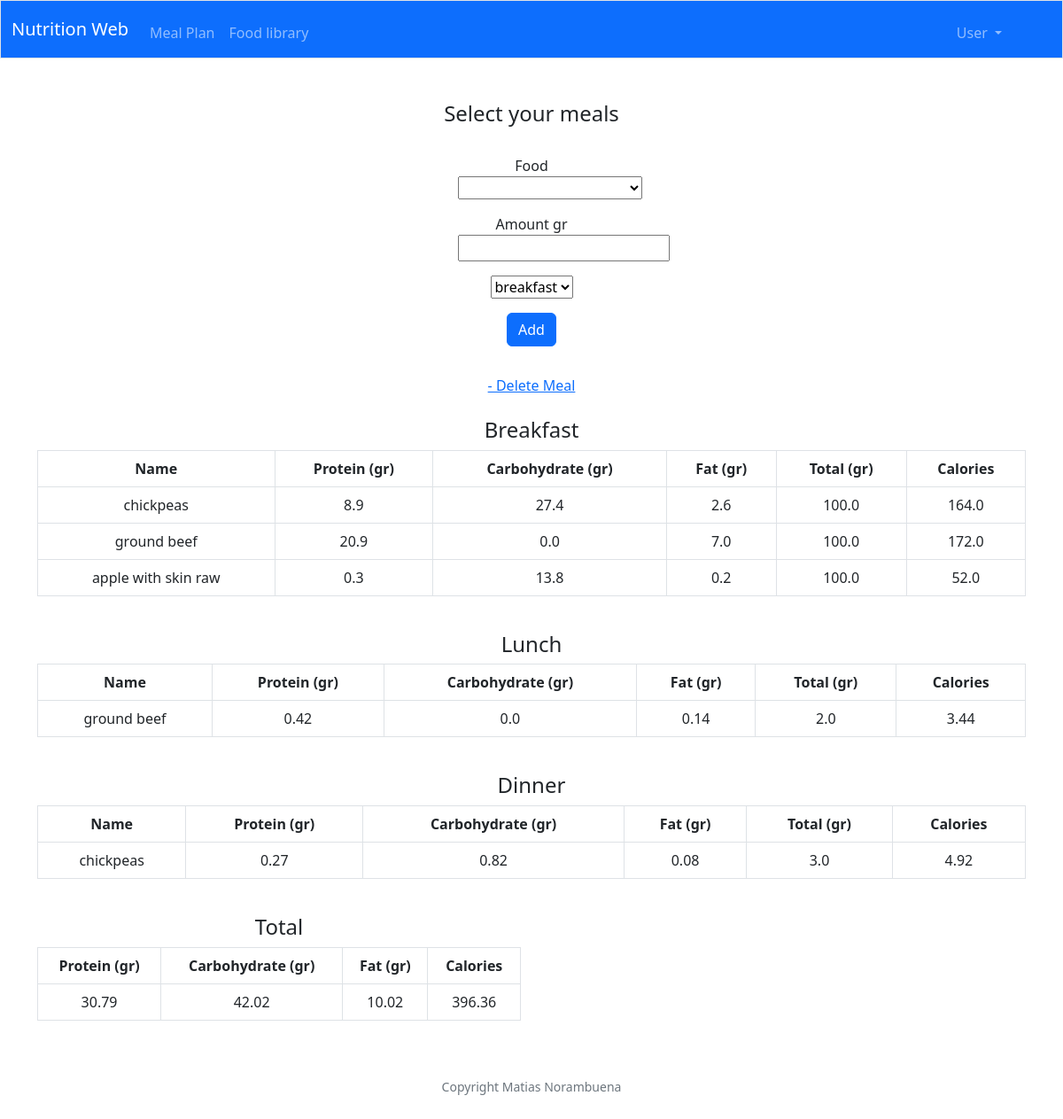
Page /mealplan (signed in) on the committed database.
### tables this page shows
CREATE TABLE "food"
(
    id                    INTEGER     not null
        constraint key_name
            primary key autoincrement,
    name                  varchar(20) not null,
    protein_gr            varchar(4)  not null,
    total_carbohydrate_gr varchar(4)  not null,
    total_fat_gr          varchar(4)  not null,
    calcium_gr            varchar(4)  not null,
    potassium_gr          varchar(4)  not null,
    alcohol_gr            varchar(4)  not null,
    iron_gr               varchar(4)  not null,
    vitamin_a_gr          varchar(4)  not null,
    vitamin_c_gr          varchar(4)  not null,
    caffeine_gr           varchar(4)  not null,
    calories              varchar(4)  not null
);

### app.py (the view)
@app.route("/mealplan", methods=["GET", "POST"])
@login_required
def mealplan():
    if request.method == "POST":
        name = request.form.get("food")
        if not name or name == '':
            return render_template("apologyze.html", message="must provide a food")
        name_clean = name.replace("+", " ")
        type = request.form.get("type")
        if not type or type == '':
            return render_template("apologyze.html", message="must provide the field To")
        amount = request.form.get("amount")
        message = validate_nutrient(amount, "amount")
        if message:
            return render_template("apologyze.html", message=message)
        food_data = db.execute("SELECT * FROM food where name=?", (name_clean,)).fetchall()
        db.execute("INSERT INTO meals (user_id, food_id, type, amount_gr) VALUES(?,?,?,?)", (session["user_id"],
                                                                                             food_data[0]["id"],
                                                                                             type,
                                                                                             amount.replace(".", ",")))
        return redirect("/mealplan")
    else:
        breakfasts = db.execute(
            "select a.name as name, CAST(a.protein_gr as decimal)*(b.amount_gr/100.0) as protein,"
            " CAST(a.total_carbohydrate_gr as decimal)*(b.amount_gr/100.0) as carbohydrate,"
            " CAST(a.total_fat_gr as decimal)*(b.amount_gr/100.0) as fat, CAST(b.amount_gr as decimal) as amount,"
            " CAST(a.calories as decimal)*(b.amount_gr/100.0) as calories from food a,"
            " meals b where a.id = b.food_id and user_id = ? and "
            "type = 'breakfast'", (session["user_id"],)).fetchall()
        lunchs = db.execute(
            "select a.name as name, CAST(a.protein_gr as decimal)*(b.amount_gr/100.0) as protein,"
            " CAST(a.total_carbohydrate_gr as decimal)*(b.amount_gr/100.0) as carbohydrate,"
            " CAST(a.total_fat_gr as decimal)*(b.amount_gr/100.0) as fat, CAST(b.amount_gr as decimal) as amount,"
            " CAST(a.calories as decimal)*(b.amount_gr/100.0) as calories from food a,"
            " meals b where a.id = b.food_id and user_id = ? and "
            "type = 'lunch'", (session["user_id"],)).fetchall()
        dinners = db.execute(
            "select a.name as name, CAST(a.protein_gr as decimal)*(b.amount_gr/100.0) as protein,"
            " CAST(a.total_carbohydrate_gr as decimal)*(b.amount_gr/100.0) as carbohydrate,"
            " CAST(a.total_fat_gr as decimal)*(b.amount_gr/100.0) as fat, CAST(b.amount_gr as decimal) as amount,"
            " CAST(a.calories as decimal)*(b.amount_gr/100.0) as calories from food a,"
            " meals b where a.id = b.food_id and user_id = ? and "
            "type = 'dinner'", (session["user_id"],)).fetchall()
        totals = db.execute("select sum(CAST(a.protein_gr as decimal)*(b.amount_gr/100.0)) as protein,"
                            " sum(CAST(a.total_carbohydrate_gr as decimal)*(b.amount_gr/100.0)) as carbohydrate,"
                            " sum(CAST(a.total_fat_gr as decimal)*(b.amount_gr/100.0)) as fat,"
                            " sum(CAST(a.calories as decimal)*(b.amount_gr/100.0)) as calories from food a,"
                            " meals b where a.id = b.food_id and user_id = ?", (session["user_id"],)).fetchall()
        foods = db.execute("SELECT * FROM food").fetchall()
        return render_template("mealplan.html", foods=foods, breakfasts=breakfasts, dinners=dinners, lunchs=lunchs,
                               totals=totals)

### app.py (called while the page is built)
def dict_factory(cursor, row):
    d = {}
    for idx, col in enumerate(cursor.description):
        d[col[0]] = row[idx]
    return d

### login_helper.py (called while the page is built)
def login_required(f):
    @wraps(f)
    def decorated_function(*args, **kwargs):
        if session.get("user_id") is None:
            return redirect("/login")
        return f(*args, **kwargs)
    return decorated_function

### templates/mealplan.html (shortened to what this page needs)
{% extends "layout.html" %}
{% block main %}
    <h4>Select your meals</h4>
    <br>
    <div class="container">
        <form action="/mealplan" method="post">
            <row class="row justify-content-center">
                <div class="form-group col-2">
                    <div class="mb-3">
                        <div class="col mb-3">
                            <label for="selectfood">Food</label>
                            <select class="custom-select mr-sm-2" id="selectfood" name="food">
                                <option selected></option>
                                {% for food in foods %}
                                    <option value="{{ food["name"] }}">{{ food["name"] }}</option>
                                {% endfor %}
                            </select>
                        </div>
                        <div class="col mb-3">
                            <label for="amount">Amount gr</label>
                            <input type="text" id="amount" name="amount">
                        </div>
                        <div class="col mb-3">
                            <select class="custom-select mr-sm-2" id="selecttype" name="type">
                                <option value="breakfast">breakfast</option>
                            </select>
                        </div>
                    </div>
                    <div class="mb-2">
                        <button type="submit" class="btn btn-primary">Add</button>
                    </div>
                    <br>
                    <a href="/deletemeal" class="link-primary"> - Delete Meal</a>
                </div>
            </row>
        </form>
    </div>
    <div class="container">
        <br>
        <h4>Breakfast</h4>
        <row class="mb-2">
            <table class="table table-bordered">
                <thead>
                <tr>
                    <th>Name</th>
                    <th>Protein (gr)</th>
                    <th>Carbohydrate (gr)</th>
                    <th>Fat (gr)</th>
                    <th>Total (gr)</th>
                    <th>Calories</th>
                </tr>
                </thead>
                <tbody>
                {% for breakfast in breakfasts %}
                    <tr>
                        <td>{{ breakfast["name"] }}</td>
                        <td>{{ '%0.2f'|format(breakfast["protein"])|float }}</td>
                        <td>{{ '%0.2f'|format(breakfast["carbohydrate"])|float }}</td>
                        <td>{{ '%0.2f'|format(breakfast["fat"])|float }}</td>
                        <td>{{ '%0.2f'|format(breakfast["amount"])|float }}</td>
                        <td>{{ '%0.2f'|format(breakfast["calories"])|float }}</td>
                    </tr>
                {% endfor %}
                </tbody>
            </table>
        </row>
    </div>
    <div class="container">
        <br>
        <h4>Lunch</h4>
        <row class="mb-2">
            <table class="table table-bordered">
                <thead>
                <tr>
                    <th>Name</th>
                    <th>Protein (gr)</th>
                    <th>Carbohydrate (gr)</th>
                    <th>Fat (gr)</th>
                    <th>Total (gr)</th>
                    <th>Calories</th>
                </tr>
                </thead>
                <tbody>
                {% for lunch in lunchs %}
                    <tr>
                        <td>{{ lunch["name"] }}</td>
                        <td>{{ '%0.2f'|format(lunch["protein"])|float }}</td>
                        <td>{{ '%0.2f'|format(lunch["carbohydrate"])|float }}</td>
                        <td>{{ '%0.2f'|format(lunch["fat"])|float }}</td>
                        <td>{{ '%0.2f'|format(lunch["amount"])|float }}</td>
                        <td>{{ '%0.2f'|format(lunch["calories"])|float }}</td>
                    </tr>
                {% endfor %}
                </tbody>
            </table>
        </row>
    </div>
    <div class="container">
        <br>
        <h4>Dinner</h4>
        <row class="mb-2">
            <table class="table table-bordered">
                <thead>
                <tr>
                    <th>Name</th>
                    <th>Protein (gr)</th>
                    <th>Carbohydrate (gr)</th>
                    <th>Fat (gr)</th>
                    <th>Total (gr)</th>
                    <th>Calories</th>
                </tr>
                </thead>
                <tbody>
                {% for dinner in dinners %}
                    <tr>
                        <td>{{ dinner["name"] }}</td>
                        <td>{{ '%0.2f'|format(dinner["protein"])|float }}</td>
                        <td>{{ '%0.2f'|format(dinner["carbohydrate"])|float }}</td>
                        <td>{{ '%0.2f'|format(dinner["fat"])|float }}</td>
                        <td>{{ '%0.2f'|format(dinner["amount"])|float }}</td>
                        <td>{{ '%0.2f'|format(dinner["calories"])|float }}</td>
                    </tr>
                {% endfor %}
                </tbody>
            </table>
        </row>
    </div>
    <div class="container">
        <br>
        <div class="row align-items-center">
            <div class="col">
                <h4>Total</h4>
                <table class="table table-bordered">
                    <thead>
                    <tr>
                        <th>Protein (gr)</th>
                        <th>Carbohydrate (gr)</th>
                        <th>Fat (gr)</th>
                        <th>Calories</th>
                    </tr>
                    </thead>
                    <tbody>
                    {% for total in totals %}
                        <tr>
                            <td>{{ '%0.2f'|format(total["protein"])|float }}</td>
                            <td>{{ '%0.2f'|format(total["carbohydrate"])|float }}</td>
                            <td>{{ '%0.2f'|format(total["fat"])|float }}</td>
                            <td>{{ '%0.2f'|format(total["calories"])|float }}</td>
                        </tr>
                    {% endfor %}
                    </tbody>
                </table>
            </div>
        </div>
    </div>
{% endblock %}

### templates/layout.html (shortened to what this page needs)
<!DOCTYPE html>
<html lang="en">
<head>
    <link href="https://cdn.jsdelivr.net/npm/bootstrap@5.2.0/dist/css/bootstrap.min.css" rel="stylesheet"
>
</head>
<body>
<nav class="bg-primary border navbar navbar-expand-md navbar-dark">
    <div class="container-fluid">
        <a class="navbar-brand" href="/"><span>Nutrition Web</span></a>
        <div class="collapse navbar-collapse" id="navbar">
            {% if session["user_id"] %}
                <ul class="navbar-nav me-auto mt-2">
                    <li class="nav-item"><a class="nav-link" href="/mealplan">Meal Plan</a></li>
                    <li class="nav-item"><a class="nav-link" href="/food">Food library</a></li>
                </ul>
                <ul class="navbar-nav dropdown px-5 mt-2">
                    <a class="nav-link dropdown-toggle" role="button" data-bs-toggle="dropdown">
                        User
                    </a>
                </ul>
            {% else %}
                <ul class="navbar-nav ms-auto mt-2">
                    <li class="nav-item"><a id="modal_button" class="nav-link" data-toggle="modal">Login</a></li>
                    <li class="nav-item"><a id="modal_button2" class="nav-link" data-toggle="modal">Register</a></li>
                </ul>
            {% endif %}
        </div>
    </div>
</nav>
<main class="container-fluid py-5 text-center">
    {% block main %}{% endblock %}
</main>
<footer class="mb-5 small text-center text-muted">
    Copyright Matias Norambuena
</footer>
</body>
</html>

### rows in the picture
food: name "chickpeas", protein_gr "8.9", total_carbohydrate_gr "27.4", total_fat_gr "2.6", amount "100.0", calories "164.0", protein "0.27", carbohydrate "0.82", fat "0.08", amount "3.0", calories "4.92"
food: name "ground beef", protein_gr "20.9", carbohydrate "0.0", fat "7.0", amount "100.0", calories "172.0", protein "0.42", fat "0.14", amount "2.0", calories "3.44"
food: name "apple with skin raw", protein_gr "0.3", total_carbohydrate_gr "13.8", total_fat_gr "0.2", amount "100.0", calories "52.0"

### other values in the picture
{{ '%0.2f'|format(total["protein"])|float }} "30.79"
{{ '%0.2f'|format(total["carbohydrate"])|float }} "42.02"
{{ '%0.2f'|format(total["fat"])|float }} "10.02"
{{ '%0.2f'|format(total["calories"])|float }} "396.36"
